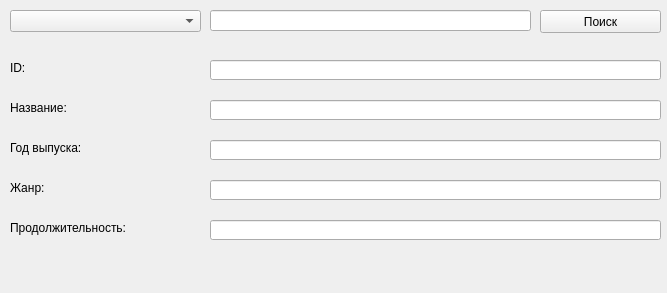
<?xml version="1.0" encoding="UTF-8"?>
<ui version="4.0">
 <class>MainWindow</class>
 <widget class="QMainWindow" name="MainWindow">
  <property name="geometry">
   <rect>
    <x>0</x>
    <y>0</y>
    <width>667</width>
    <height>293</height>
   </rect>
  </property>
  <property name="windowTitle">
   <string>MainWindow</string>
  </property>
  <widget class="QWidget" name="centralwidget">
   <widget class="QComboBox" name="parameterSelection">
    <property name="geometry">
     <rect>
      <x>10</x>
      <y>10</y>
      <width>191</width>
      <height>22</height>
     </rect>
    </property>
   </widget>
   <widget class="QLineEdit" name="queryLine">
    <property name="geometry">
     <rect>
      <x>210</x>
      <y>10</y>
      <width>321</width>
      <height>21</height>
     </rect>
    </property>
   </widget>
   <widget class="QPushButton" name="queryButton">
    <property name="geometry">
     <rect>
      <x>540</x>
      <y>10</y>
      <width>121</width>
      <height>23</height>
     </rect>
    </property>
    <property name="text">
     <string>Поиск</string>
    </property>
   </widget>
   <widget class="QLabel" name="label">
    <property name="geometry">
     <rect>
      <x>10</x>
      <y>60</y>
      <width>121</width>
      <height>16</height>
     </rect>
    </property>
    <property name="text">
     <string>ID:</string>
    </property>
   </widget>
   <widget class="QLabel" name="label_2">
    <property name="geometry">
     <rect>
      <x>10</x>
      <y>100</y>
      <width>121</width>
      <height>16</height>
     </rect>
    </property>
    <property name="text">
     <string>Название:</string>
    </property>
   </widget>
   <widget class="QLabel" name="label_3">
    <property name="geometry">
     <rect>
      <x>10</x>
      <y>140</y>
      <width>121</width>
      <height>16</height>
     </rect>
    </property>
    <property name="text">
     <string>Год выпуска:</string>
    </property>
   </widget>
   <widget class="QLabel" name="label_4">
    <property name="geometry">
     <rect>
      <x>10</x>
      <y>180</y>
      <width>121</width>
      <height>16</height>
     </rect>
    </property>
    <property name="text">
     <string>Жанр:</string>
    </property>
   </widget>
   <widget class="QLabel" name="label_5">
    <property name="geometry">
     <rect>
      <x>10</x>
      <y>220</y>
      <width>121</width>
      <height>16</height>
     </rect>
    </property>
    <property name="text">
     <string>Продолжительность:</string>
    </property>
   </widget>
   <widget class="QLabel" name="errorLabel">
    <property name="geometry">
     <rect>
      <x>10</x>
      <y>250</y>
      <width>111</width>
      <height>16</height>
     </rect>
    </property>
    <property name="text">
     <string/>
    </property>
   </widget>
   <widget class="QLineEdit" name="idEdit">
    <property name="geometry">
     <rect>
      <x>210</x>
      <y>60</y>
      <width>451</width>
      <height>20</height>
     </rect>
    </property>
   </widget>
   <widget class="QLineEdit" name="titleEdit">
    <property name="geometry">
     <rect>
      <x>210</x>
      <y>100</y>
      <width>451</width>
      <height>20</height>
     </rect>
    </property>
   </widget>
   <widget class="QLineEdit" name="yearEdit">
    <property name="geometry">
     <rect>
      <x>210</x>
      <y>140</y>
      <width>451</width>
      <height>20</height>
     </rect>
    </property>
   </widget>
   <widget class="QLineEdit" name="genreEdit">
    <property name="geometry">
     <rect>
      <x>210</x>
      <y>180</y>
      <width>451</width>
      <height>20</height>
     </rect>
    </property>
   </widget>
   <widget class="QLineEdit" name="durationEdit">
    <property name="geometry">
     <rect>
      <x>210</x>
      <y>220</y>
      <width>451</width>
      <height>20</height>
     </rect>
    </property>
   </widget>
  </widget>
 </widget>
 <resources/>
 <connections/>
</ui>
